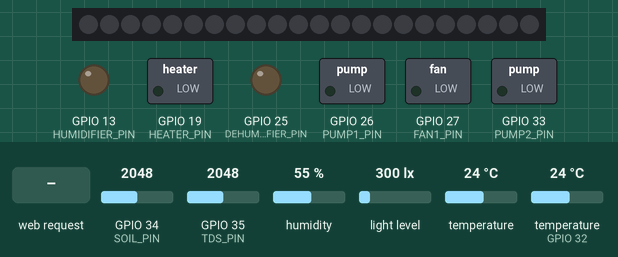
A sketch run on a simulated ESP32. On the bench: 22 RGB LEDs in strip order, left to right, switched loads named in the sketch (green lamp = pin HIGH), output pins drawn as LEDs (lit = HIGH). The test bench sets the inputs (shaded band); at power-on: light level 300 lx, temperature 24 °C, GPIO 34 (SOIL_PIN) = 2048, GPIO 35 (TDS_PIN) = 2048, humidity 55 %, temperature (sensor on GPIO 32) 24 °C (analog values on the 0–4095 scale). Dim RGB values are drawn brighter than linear; EEPROM starts erased; what the sketch prints to the serial monitor is not drawn.

Above: at 1.2 s.
1.3 s: light level set to 86 lx
3.2 s: light level set to 75 lx
At 4.9 s:
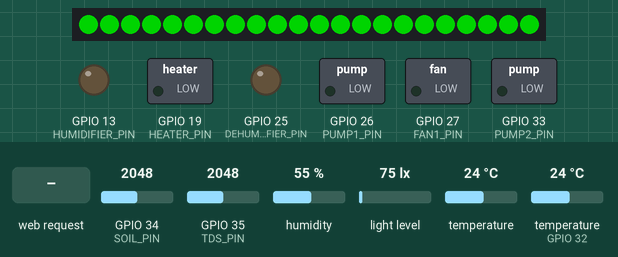
5.5 s: HTTP request GET /pump2 received
At 6.3 s:
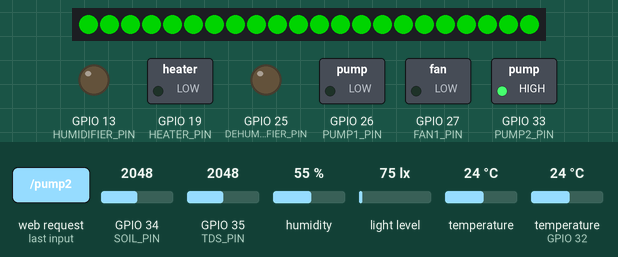
8.0 s: temperature (sensor 0) set to 29.3 °C
9.5 s: temperature (sensor 0) set to 30.8 °C
At 10.8 s:
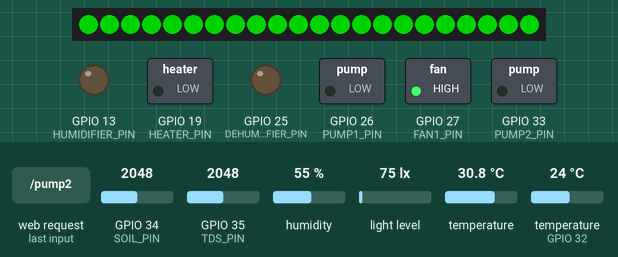
11.5 s: HTTP request GET /pump1 received
At 12.3 s:
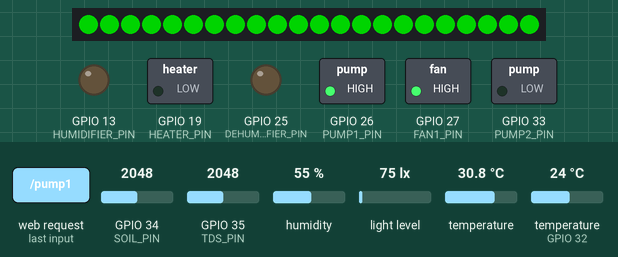
Timing chart, 0 to 16.0 s (numbered marks = the images above; inputs shaded):
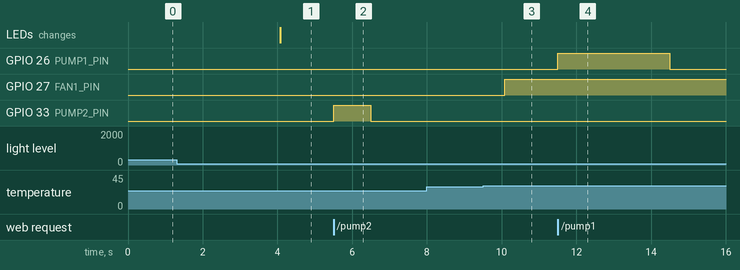

The sketch:

BarometerStation.ino
```cpp
/* Local Wi-Fi BarometerStation — no internet or ThingSpeak.
   BMP085/BH1750 SDA/SCL=21/22; DHT22 data=32; soil=34; TDS=35; Pump 1=26; Pump 2=33;
   WS2812B=23; fan=27; dehumidifier driver=25; humidifier driver=13; heater driver=19. Use a separate relay/MOSFET driver per actuator.
   Never power motors or the dehumidifier from an ESP32 pin; share GND with its low-voltage driver. */
#include <WiFi.h>
#include <WebServer.h>
#include <DNSServer.h>
#include <Preferences.h>
#include <Wire.h>
#include <Adafruit_NeoPixel.h>
#include <Adafruit_Sensor.h>
#include <Adafruit_BMP085.h>
#include <BH1750.h>
#include <DHT.h>

constexpr uint8_t SOIL_PIN=34,TDS_PIN=35,PUMP1_PIN=26,PUMP2_PIN=33,PIXEL_PIN=23,FAN1_PIN=27,DEHUMIDIFIER_PIN=25,HUMIDIFIER_PIN=13,HEATER_PIN=19,DHT_PIN=32;
constexpr uint16_t PIXEL_COUNT=22;
constexpr int MOISTURE_DRY_RAW=3000,MOISTURE_WET_RAW=1300;
constexpr uint32_t SENSOR_INTERVAL_MS=2000,MAX_PUMP_MS=30000,PUMP2_MIN_INTERVAL_MS=600000;
const char* AP_SSID="BarometerSetup"; const char* AP_PASS=""; IPAddress AP_IP(192,168,4,1);
struct Settings { bool autoWater=false,autoLight=true,autoFan=true,autoPump2=false,pump2WhenHigh=false,autoDehumidifier=false,autoHumidifier=false,autoHeater=false; int moistureThreshold=35,lightThresholdLux=80,fanThresholdC=30,heaterThresholdC=18,heaterHysteresis=2,tdsThresholdPpm=800,humidityThreshold=70,humidityHysteresis=3,humidifierThreshold=40,humidifierHysteresis=3; uint32_t pumpMs=3000,pump2Ms=1000,led=0x008000; } settings;
Adafruit_BMP085 bmp; BH1750 lightMeter; DHT dht(DHT_PIN,DHT22); Adafruit_NeoPixel pixel(PIXEL_COUNT,PIXEL_PIN,NEO_GRB+NEO_KHZ800); WebServer server(80); DNSServer dnsServer; Preferences prefs;
bool bmpOK=false,lightOK=false,dhtOK=false,pump1On=false,pump2On=false,fanOn=false,ledOn=false,dehumidifierOn=false,humidifierOn=false,heaterOn=false;
float tempC=NAN,lightLux=NAN,tdsPpm=NAN,dhtTempC=NAN,humidity=NAN; int soilRaw=0,soilPct=0; uint32_t pump1StopAt=0,pump2StopAt=0,lastPump2DoseAt=0,lastSensorMs=0;

int medianRead(uint8_t pin) {
  int values[15];
  for (int &value : values) {
    value = analogRead(pin);
    delay(2);
  }
  for (int i = 0; i < 14; i++) {
    for (int j = i + 1; j < 15; j++) {
      if (values[j] < values[i]) {
        int temp = values[i];
        values[i] = values[j];
        values[j] = temp;
      }
    }
  }
  return values[7];
}
int toPercent(int raw) {
  return constrain(map(raw, MOISTURE_DRY_RAW, MOISTURE_WET_RAW, 0, 100), 0, 100);
}
void showLed(bool on) {
  uint32_t color = on ? pixel.Color((settings.led >> 16) & 255,
                                    (settings.led >> 8) & 255,
                                    settings.led & 255)
                      : 0;
  for (uint16_t i = 0; i < PIXEL_COUNT; i++) pixel.setPixelColor(i, color);
  pixel.show();
  ledOn = on;
}
void setFan(bool on) {
  digitalWrite(FAN1_PIN, on ? HIGH : LOW);
  fanOn = on;
}
void setDehumidifier(bool on) {
  digitalWrite(DEHUMIDIFIER_PIN, on ? HIGH : LOW);
  dehumidifierOn = on;
}
void setHumidifier(bool on) {
  digitalWrite(HUMIDIFIER_PIN, on ? HIGH : LOW);
  humidifierOn = on;
}
void setHeater(bool on){digitalWrite(HEATER_PIN,on?HIGH:LOW);heaterOn=on;}
void stopPump1() {
  digitalWrite(PUMP1_PIN, LOW);
  pump1On = false;
  pump1StopAt = 0;
}
void startPump1(uint32_t ms) {
  digitalWrite(PUMP1_PIN, HIGH);
  pump1On = true;
  pump1StopAt = millis() + constrain(ms, 1UL, MAX_PUMP_MS);
}
void stopPump2() {
  digitalWrite(PUMP2_PIN, LOW);
  pump2On = false;
  pump2StopAt = 0;
}
void startPump2(uint32_t ms) {
  digitalWrite(PUMP2_PIN, HIGH);
  pump2On = true;
  pump2StopAt = millis() + constrain(ms, 1UL, MAX_PUMP_MS);
}
void readSensors() {
  if (bmpOK) tempC = bmp.readTemperature();
  if (lightOK) lightLux = lightMeter.readLightLevel();
  float h = dht.readHumidity();
  float dt = dht.readTemperature();
  dhtOK = !isnan(h) && !isnan(dt);
  if (dhtOK) {
    humidity = h;
    dhtTempC = dt;
  }
  soilRaw = medianRead(SOIL_PIN);
  soilPct = toPercent(soilRaw);
  float volts = medianRead(TDS_PIN) * 3.3f / 4095.0f;
  float adjusted = volts / (1 + 0.02f * ((isnan(tempC) ? 25.0f : tempC) - 25));
  tdsPpm = (133.42f * adjusted * adjusted * adjusted -
            255.86f * adjusted * adjusted + 857.39f * adjusted) * 0.5f;
}
void loadSettings(){prefs.begin("station",true);settings.autoWater=prefs.getBool("water",false);settings.autoLight=prefs.getBool("light",true);settings.autoFan=prefs.getBool("fan",true);settings.autoPump2=prefs.getBool("autoP2",false);settings.pump2WhenHigh=prefs.getBool("p2High",false);settings.autoDehumidifier=prefs.getBool("autoDehum",false);settings.autoHumidifier=prefs.getBool("autoHumid",false);settings.autoHeater=prefs.getBool("autoHeat",false);settings.moistureThreshold=prefs.getInt("moisture",35);settings.lightThresholdLux=prefs.getInt("lux",80);settings.fanThresholdC=prefs.getInt("temp",30);settings.heaterThresholdC=prefs.getInt("heatTemp",18);settings.heaterHysteresis=prefs.getInt("heatHyst",2);settings.tdsThresholdPpm=prefs.getInt("tds",800);settings.humidityThreshold=prefs.getInt("humidity",70);settings.humidityHysteresis=prefs.getInt("hyst",3);settings.humidifierThreshold=prefs.getInt("humid",40);settings.humidifierHysteresis=prefs.getInt("humidHyst",3);settings.pumpMs=prefs.getUInt("pump",3000);settings.pump2Ms=prefs.getUInt("pump2",1000);settings.led=prefs.getUInt("led",0x008000);prefs.end();}
void saveSettings(){prefs.begin("station",false);prefs.putBool("water",settings.autoWater);prefs.putBool("light",settings.autoLight);prefs.putBool("fan",settings.autoFan);prefs.putBool("autoP2",settings.autoPump2);prefs.putBool("p2High",settings.pump2WhenHigh);prefs.putBool("autoDehum",settings.autoDehumidifier);prefs.putBool("autoHumid",settings.autoHumidifier);prefs.putBool("autoHeat",settings.autoHeater);prefs.putInt("moisture",settings.moistureThreshold);prefs.putInt("lux",settings.lightThresholdLux);prefs.putInt("temp",settings.fanThresholdC);prefs.putInt("heatTemp",settings.heaterThresholdC);prefs.putInt("heatHyst",settings.heaterHysteresis);prefs.putInt("tds",settings.tdsThresholdPpm);prefs.putInt("humidity",settings.humidityThreshold);prefs.putInt("hyst",settings.humidityHysteresis);prefs.putInt("humid",settings.humidifierThreshold);prefs.putInt("humidHyst",settings.humidifierHysteresis);prefs.putUInt("pump",settings.pumpMs);prefs.putUInt("pump2",settings.pump2Ms);prefs.putUInt("led",settings.led);prefs.end();}
String stateJson(){char o[1200];float safeTemp=isnan(tempC)?0.0f:tempC,safeDhtTemp=isnan(dhtTempC)?0.0f:dhtTempC,safeHumidity=isnan(humidity)?0.0f:humidity,safeLux=isnan(lightLux)?0.0f:lightLux,safeTds=isnan(tdsPpm)?0.0f:tdsPpm;snprintf(o,sizeof(o),"{\"bmp_ok\":%s,\"light_ok\":%s,\"dht_ok\":%s,\"temp\":%.1f,\"dht_temp\":%.1f,\"humidity\":%.1f,\"lux\":%.0f,\"soil\":%d,\"soil_raw\":%d,\"tds\":%.0f,\"pump1\":%s,\"pump2\":%s,\"fan\":%s,\"led_on\":%s,\"dehumidifier\":%s,\"humidifier\":%s,\"heater\":%s,\"auto_water\":%s,\"auto_light\":%s,\"auto_fan\":%s,\"auto_pump2\":%s,\"pump2_high\":%s,\"auto_dehumidifier\":%s,\"auto_humidifier\":%s,\"auto_heater\":%s,\"moisture\":%d,\"light_lux\":%d,\"fan_temp\":%d,\"heater_temp\":%d,\"heater_hysteresis\":%d,\"tds_threshold\":%d,\"pump2_ms\":%lu,\"humidity_threshold\":%d,\"humidity_hysteresis\":%d,\"humidifier_threshold\":%d,\"humidifier_hysteresis\":%d,\"pump_ms\":%lu,\"led\":%lu}",bmpOK?"true":"false",lightOK?"true":"false",dhtOK?"true":"false",safeTemp,safeDhtTemp,safeHumidity,safeLux,soilPct,soilRaw,safeTds,pump1On?"true":"false",pump2On?"true":"false",fanOn?"true":"false",ledOn?"true":"false",dehumidifierOn?"true":"false",humidifierOn?"true":"false",heaterOn?"true":"false",settings.autoWater?"true":"false",settings.autoLight?"true":"false",settings.autoFan?"true":"false",settings.autoPump2?"true":"false",settings.pump2WhenHigh?"true":"false",settings.autoDehumidifier?"true":"false",settings.autoHumidifier?"true":"false",settings.autoHeater?"true":"false",settings.moistureThreshold,settings.lightThresholdLux,settings.fanThresholdC,settings.heaterThresholdC,settings.heaterHysteresis,settings.tdsThresholdPpm,(unsigned long)settings.pump2Ms,settings.humidityThreshold,settings.humidityHysteresis,settings.humidifierThreshold,settings.humidifierHysteresis,(unsigned long)settings.pumpMs,(unsigned long)settings.led);return String(o);}

const char DASH_HTML[] PROGMEM=R"HTML(<!doctype html><meta name=viewport content="width=device-width,initial-scale=1"><title>Barometer Station</title><style>body{font:16px system-ui;max-width:46rem;margin:2rem auto;padding:0 1rem;background:#0f172a;color:#e2e8f0}.card,.w{background:#1e293b;padding:1rem;border-radius:.7rem;margin:.8rem 0}.g{display:grid;grid-template-columns:repeat(auto-fit,minmax(9rem,1fr));gap:.7rem}.w{margin:0;border-left:4px solid #38bdf8}.l{color:#94a3b8;font-size:.75rem;text-transform:uppercase}.v{font-size:1.55rem;font-weight:700}.d{color:#cbd5e1;font-size:.82rem}.yes{color:#86efac}.no{color:#fca5a5}input,button,a,select{font:inherit;margin:.25rem;padding:.35rem}label{display:block;margin:.4rem 0}a{display:inline-block;text-decoration:none;background:#334155;color:#fff}.go{background:#166534}.stop{background:#991b1b}</style><h1>Barometer Station</h1><p>Local dashboard — no internet required.</p><section class=g id=state>Loading…</section><div class=card><h2>Automatic controls</h2><form action=/settings><label>Water Pump 1 below % <input name=moisture type=number min=0 max=100></label><label>Pump 1 time (ms) <input name=pumpms type=number min=1 max=30000></label><label><input name=water type=checkbox> Auto Pump 1</label><label>Pump 2 TDS threshold (ppm) <input name=tds type=number min=0 max=5000></label><label>Pump 2 dose time (ms) <input name=pump2ms type=number min=1 max=30000></label><label>Pump 2 when TDS <select name=pump2mode><option value=low>below</option><option value=high>above</option></select></label><label><input name=pump2auto type=checkbox> Auto Pump 2 (10 min cooldown)</label><label>LED below lux <input name=lux type=number min=0 max=100000></label><label>LED color <input name=led type=color></label><label><input name=light type=checkbox> Auto LED</label><label>Fan on at °C <input name=temp type=number min=0 max=80></label><label><input name=fan type=checkbox> Auto Fan 1</label><label>Heater below °C <input name=heattemp type=number min=0 max=80></label><label>Heater gap °C <input name=heathyst type=number min=1 max=20></label><label><input name=heaterauto type=checkbox> Auto heater</label><label>Dehumidifier at % RH <input name=humidity type=number min=0 max=100></label><label>Dehumidifier gap % <input name=hyst type=number min=1 max=20></label><label>Humidifier on below % RH <input name=humidifier type=number min=0 max=100></label><label>Humidifier turn-off gap % <input name=humidifierhyst type=number min=1 max=20></label><label><input name=humidifierauto type=checkbox> Auto humidifier</label><label><input name=dehumidifierauto type=checkbox> Auto dehumidifier</label><button>Save automatic settings</button></form></div><div class=card><h2>Manual actuator control</h2><p>Manual ON/OFF disables that actuator’s automatic rule.</p><p>Pump 1: <a class=go href=/pump1?state=on>ON</a><a class=stop href=/pump1?state=off>OFF</a> Pump 2: <a class=go href=/pump2?state=on>ON</a><a class=stop href=/pump2?state=off>OFF</a></p><p>Fan 1: <a class=go href=/fan?state=on>ON</a><a class=stop href=/fan?state=off>OFF</a> LED: <a class=go href=/led?state=on>ON</a><a class=stop href=/led?state=off>OFF</a></p><p>Dehumidifier: <a class=go href=/dehumidifier?state=on>ON</a><a class=stop href=/dehumidifier?state=off>OFF</a> Humidifier: <a class=go href=/humidifier?state=on>ON</a><a class=stop href=/humidifier?state=off>OFF</a> Heater: <a class=go href=/heater?state=on>ON</a><a class=stop href=/heater?state=off>OFF</a></p></div><script>let box=document.getElementById('state');function w(n,v,x){return `<article class=w><div class=l>${n}</div><div class=v>${v}</div><div class=d>${x}</div></article>`}function s(n,on,a){return w(n,`<span class=${on?'yes':'no'}>${on?'ON':'OFF'}</span>`,a?'automatic':'manual')}async function refresh(){try{let r=await fetch('/data'),d=await r.json();box.innerHTML=w('Air temperature',`${d.dht_temp} °C`,d.dht_ok?'DHT22 online':'DHT22 not detected')+w('Humidity',`${d.humidity}% RH`,d.auto_dehumidifier?`dehumidifier at ${d.humidity_threshold}%`:'dehumidifier manual')+w('Light',`${d.lux} lx`,d.light_ok?'BH1750 online':'BH1750 not detected')+w('Soil moisture',`${d.soil}%`,`raw ${d.soil_raw} · target ${d.moisture}%`)+w('TDS',`${d.tds} ppm`,`${d.pump2_high?'above':'below'} ${d.tds_threshold} ppm`)+w('BMP085',`${d.temp} °C`,d.bmp_ok?'online':'not detected')+s('Pump 1',d.pump1,d.auto_water)+s('Pump 2',d.pump2,d.auto_pump2)+s('Fan 1',d.fan,d.auto_fan)+s('LED',d.led_on,d.auto_light)+s('Dehumidifier',d.dehumidifier,d.auto_dehumidifier)+s('Humidifier',d.humidifier,d.auto_humidifier)+s('Heater',d.heater,d.auto_heater);let m={moisture:'moisture',pumpms:'pump_ms',tds:'tds_threshold',pump2ms:'pump2_ms',lux:'light_lux',temp:'fan_temp',heattemp:'heater_temp',heathyst:'heater_hysteresis',humidity:'humidity_threshold',hyst:'humidity_hysteresis',humidifier:'humidifier_threshold',humidifierhyst:'humidifier_hysteresis'};for(let n in m)document.querySelector(`[name=${n}]`).value=d[m[n]];for(let n of ['water','light','fan'])document.querySelector(`[name=${n}]`).checked=d['auto_'+n];document.querySelector('[name=pump2auto]').checked=d.auto_pump2;document.querySelector('[name=dehumidifierauto]').checked=d.auto_dehumidifier;document.querySelector('[name=humidifierauto]').checked=d.auto_humidifier;document.querySelector('[name=heaterauto]').checked=d.auto_heater;document.querySelector('[name=pump2mode]').value=d.pump2_high?'high':'low';document.querySelector('[name=led]').value='#'+Number(d.led).toString(16).padStart(6,'0')}catch(e){box.innerHTML='<div class=w>Unable to read ESP32 data. Refresh the page.</div>'}}refresh();setInterval(refresh,2000)</script>)HTML";
void handleSettings() {
  if (server.hasArg("moisture")) settings.moistureThreshold = constrain(server.arg("moisture").toInt(), 0, 100);
  if (server.hasArg("pumpms")) settings.pumpMs = constrain((uint32_t)server.arg("pumpms").toInt(), 1UL, MAX_PUMP_MS);
  if (server.hasArg("tds")) settings.tdsThresholdPpm = constrain(server.arg("tds").toInt(), 0, 5000);
  if (server.hasArg("pump2ms")) settings.pump2Ms = constrain((uint32_t)server.arg("pump2ms").toInt(), 1UL, MAX_PUMP_MS);
  if (server.hasArg("lux")) settings.lightThresholdLux = constrain(server.arg("lux").toInt(), 0, 100000);
  if (server.hasArg("temp")) settings.fanThresholdC = constrain(server.arg("temp").toInt(), 0, 80);
  if (server.hasArg("heattemp")) settings.heaterThresholdC = constrain(server.arg("heattemp").toInt(), 0, 80);
  if (server.hasArg("heathyst")) settings.heaterHysteresis = constrain(server.arg("heathyst").toInt(), 1, 20);
  if (server.hasArg("humidity")) settings.humidityThreshold = constrain(server.arg("humidity").toInt(), 0, 100);
  if (server.hasArg("hyst")) settings.humidityHysteresis = constrain(server.arg("hyst").toInt(), 1, 20);
  if (server.hasArg("led")) {
    String color = server.arg("led");
    color.replace("#", "");
    settings.led = strtoul(color.c_str(), nullptr, 16);
  }
  settings.autoWater = server.hasArg("water");
  settings.autoLight = server.hasArg("light");
  settings.autoFan = server.hasArg("fan");
  settings.autoPump2 = server.hasArg("pump2auto");
  settings.pump2WhenHigh = server.arg("pump2mode") == "high";
  settings.autoDehumidifier = server.hasArg("dehumidifierauto");
  settings.autoHumidifier = server.hasArg("humidifierauto");
  settings.autoHeater = server.hasArg("heaterauto");
  saveSettings();
  server.sendHeader("Location", "/");
  server.send(303);
}
void redirectHome(){server.sendHeader("Location","/");server.send(303);}
void registerRoutes(){server.on("/",HTTP_GET,[]{server.sendHeader("Cache-Control","no-store");server.send_P(200,"text/html",DASH_HTML);});server.on("/data",HTTP_GET,[]{server.sendHeader("Cache-Control","no-store");server.send(200,"application/json",stateJson());});server.on("/generate_204",HTTP_GET,redirectHome);server.on("/hotspot-detect.html",HTTP_GET,redirectHome);server.on("/connecttest.txt",HTTP_GET,redirectHome);server.on("/ncsi.txt",HTTP_GET,redirectHome);server.on("/settings",HTTP_GET,handleSettings);server.on("/pump1",HTTP_GET,[]{settings.autoWater=false;server.arg("state")=="off"?stopPump1():startPump1(settings.pumpMs);saveSettings();redirectHome();});server.on("/pump2",HTTP_GET,[]{settings.autoPump2=false;server.arg("state")=="off"?stopPump2():startPump2(settings.pump2Ms);saveSettings();redirectHome();});server.on("/fan",HTTP_GET,[]{settings.autoFan=false;setFan(server.arg("state")!="off");saveSettings();redirectHome();});server.on("/led",HTTP_GET,[]{settings.autoLight=false;showLed(server.arg("state")!="off");saveSettings();redirectHome();});server.on("/dehumidifier",HTTP_GET,[]{settings.autoDehumidifier=false;setDehumidifier(server.arg("state")!="off");saveSettings();redirectHome();});server.on("/humidifier",HTTP_GET,[]{settings.autoHumidifier=false;setHumidifier(server.arg("state")!="off");saveSettings();redirectHome();});server.on("/heater",HTTP_GET,[]{settings.autoHeater=false;setHeater(server.arg("state")!="off");saveSettings();redirectHome();});server.onNotFound(redirectHome);}
void setup(){Serial.begin(115200);pinMode(PUMP1_PIN,OUTPUT);pinMode(PUMP2_PIN,OUTPUT);pinMode(FAN1_PIN,OUTPUT);pinMode(DEHUMIDIFIER_PIN,OUTPUT);pinMode(HUMIDIFIER_PIN,OUTPUT);pinMode(HEATER_PIN,OUTPUT);stopPump1();stopPump2();setFan(false);setDehumidifier(false);setHumidifier(false);setHeater(false);loadSettings();analogReadResolution(12);analogSetPinAttenuation(SOIL_PIN,ADC_11db);analogSetPinAttenuation(TDS_PIN,ADC_11db);Wire.begin(21,22);bmpOK=bmp.begin();lightOK=lightMeter.begin(BH1750::CONTINUOUS_HIGH_RES_MODE,0x23,&Wire);dht.begin();pixel.begin();showLed(false);WiFi.mode(WIFI_AP);WiFi.softAPConfig(AP_IP,AP_IP,IPAddress(255,255,255,0));WiFi.softAP(AP_SSID,strlen(AP_PASS)?AP_PASS:NULL);dnsServer.start(53,"*",AP_IP);registerRoutes();server.begin();Serial.println("Wi-Fi: BarometerSetup  Website: http://192.168.4.1");}
void loop() {
  dnsServer.processNextRequest();
  server.handleClient();
  uint32_t now = millis();

  if (pump1On && (int32_t)(now - pump1StopAt) >= 0) stopPump1();
  if (pump2On && (int32_t)(now - pump2StopAt) >= 0) stopPump2();
  if (now - lastSensorMs < SENSOR_INTERVAL_MS) return;
  lastSensorMs = now;
  if (!bmpOK) bmpOK = bmp.begin();

  readSensors();
  if (settings.autoLight && lightOK && !isnan(lightLux)) showLed(lightLux < settings.lightThresholdLux);
  if (settings.autoFan && !isnan(tempC)) setFan(tempC >= settings.fanThresholdC);
  if (settings.autoWater && !pump1On && soilPct < settings.moistureThreshold) startPump1(settings.pumpMs);

  bool tdsNeedsDose = !isnan(tdsPpm) &&
    ((settings.pump2WhenHigh && tdsPpm > settings.tdsThresholdPpm) ||
     (!settings.pump2WhenHigh && tdsPpm < settings.tdsThresholdPpm));
  if (settings.autoPump2 && !pump2On && tdsNeedsDose &&
      (lastPump2DoseAt == 0 || now - lastPump2DoseAt >= PUMP2_MIN_INTERVAL_MS)) {
    startPump2(settings.pump2Ms);
    lastPump2DoseAt = now;
  }

  if (settings.autoDehumidifier && dhtOK) {
    if (humidity >= settings.humidityThreshold) setDehumidifier(true);
    else if (humidity <= settings.humidityThreshold - settings.humidityHysteresis) setDehumidifier(false);
  }
  if (settings.autoHumidifier && dhtOK) {
    if (humidity <= settings.humidifierThreshold) setHumidifier(true);
    else if (humidity >= settings.humidifierThreshold + settings.humidifierHysteresis) setHumidifier(false);
  }
  if (settings.autoHeater && dhtOK) {
    if (dhtTempC <= settings.heaterThresholdC) setHeater(true);
    else if (dhtTempC >= settings.heaterThresholdC + settings.heaterHysteresis) setHeater(false);
  }
}
```

Measured:
- the behaviour switches between 80 and 79 lx on light level (found by bisection; images 0 and 1)
- the behaviour switches between 29.9 and 30 °C on temperature (sensor 0) (found by bisection; images 2 and 3)
- after the input at 1.3 s, every drawn part: stays the same
- after the input at 3.2 s, the LEDs: change after 0.87 s (image 1)
- after the input at 5.5 s, GPIO 33 (PUMP2_PIN): LOW → HIGH at once, → LOW 1.0 s later
- after the input at 8.0 s, every drawn part: stays the same
- after the input at 9.5 s, GPIO 27 (FAN1_PIN): LOW → HIGH after 0.58 s
- after the input at 11.5 s, GPIO 26 (PUMP1_PIN): LOW → HIGH at once, → LOW 3.0 s later
